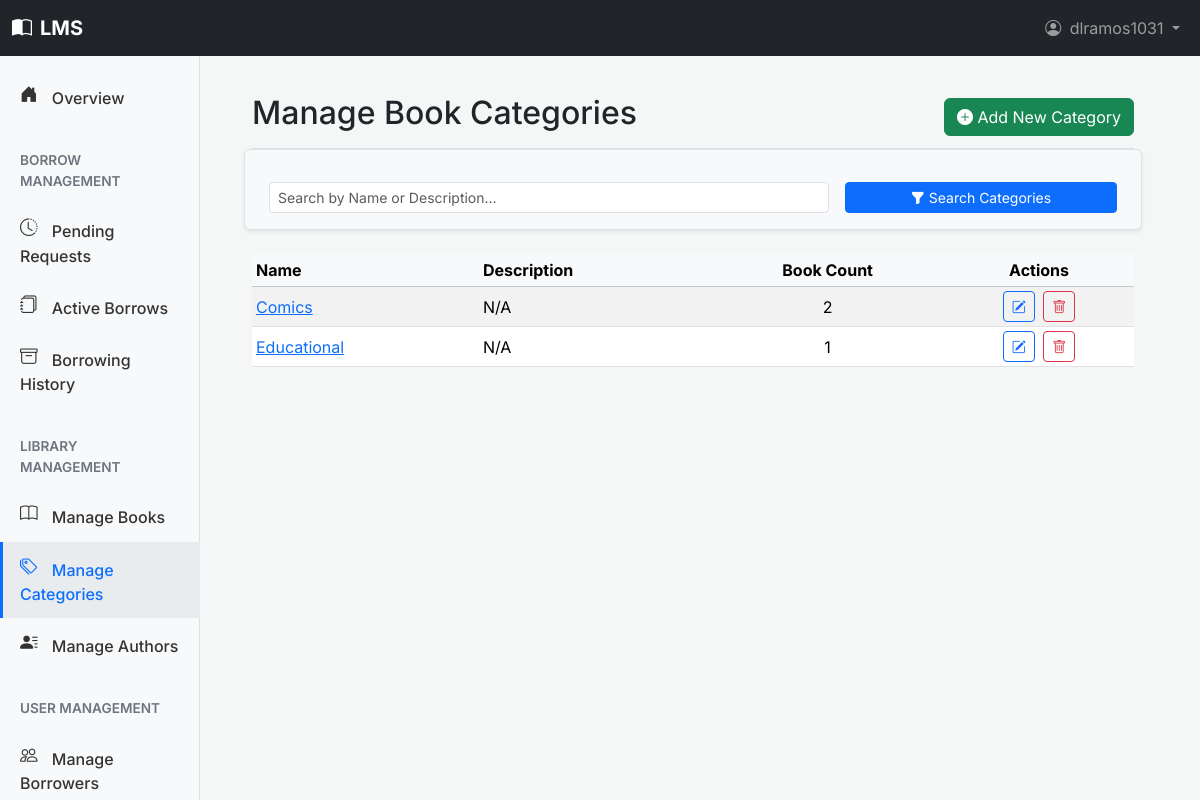
Screenshot of /dashboard/categories/ (signed in) with the database file from the repository.
### users/models.py (models this page shows, shortened)
class CustomUser(AbstractUser):
    middle_initial = models.CharField(
        _('middle initial'),
        max_length=10,
        blank=True,
        null=True,
        help_text=_("User's middle initial (optional)")
    )
    suffix = models.CharField(
        _('suffix'),
        max_length=10,
        blank=True,
        null=True,
        help_text=_("e.g., Jr., Sr., III (optional)")
    )
    ROLE_CHOICES = (
        ('BORROWER', _('Borrower')),    # For students and other general library users
        ('LIBRARIAN', _('Librarian')),  # For library staff managing books and circulation
        ('ADMIN', _('Administrator')),  # For system administrators with full access
    )
    role = models.CharField(
        _('role'),
        max_length=20,
        choices=ROLE_CHOICES,
        default='BORROWER',
        help_text=_('The primary role of this user within the library system')
    )
    borrower_id_label = models.CharField(
        _('borrower ID label'),
        max_length=50,
        default="Library ID",
        help_text=_("Label for the borrower's unique identifier (e.g., Student ID, Library Card No.)")
    )
    borrower_id_value = models.CharField(
        _('borrower ID value'),
        max_length=50,
        unique=True,
        null=True,
        blank=True,
        help_text=_("The borrower's unique library identifier value (e.g., 'S12345', 'LC00789')")
    )
    physical_address = models.TextField(
        _('physical address'),
        blank=True,
        null=True,
        help_text=_("Borrower's physical mailing address (optional)")
    )
    birth_date = models.DateField(
        _('birth date'),
        null=True,
        blank=True,
        help_text=_("Borrower's date of birth (optional)")
    )
    phone_number = models.CharField(
        _('phone number'),
        max_length=20,
        blank=True,
        null=True,
        help_text=_("Borrower's contact phone number (optional)")
    )
    profile_picture = models.ImageField(
        _("Profile Picture"),
        upload_to='profile_pics/',
        blank=True,
        null=True,
        help_text=_("Upload a profile picture (optional).")
    )
    BORROWER_TYPE_CHOICES = (
        ('STUDENT', _('Student')),                  # Full-time students
        ('FACULTY', _('Faculty')),                  # Faculty members
        ('STAFF_MEMBER', _('Staff Member')),        # University staff (non-faculty) who are borrowers
        ('ALUMNI', _('Alumni')),                    # Former students who are still borrowers
        ('COMMUNITY', _('Community Member')),       # Other verified local borrowers
        ('OTHER', _('Other Verified Borrower')),    # Other verified borrowers (e.g., local residents, non-student/faculty)
    )
    borrower_type = models.CharField(
        _('borrower type'),
        max_length=30,
        choices=BORROWER_TYPE_CHOICES,
        null=True,
        blank=True,
        help_text=_('Category of the borrower, e.g., Student, Faculty (used if role is Borrower)')
    )
    groups = models.ManyToManyField(
        'auth.Group',
        verbose_name=_('groups'),
        blank=True,
        help_text=_(
            'The groups this user belongs to. A user will get all permissions '
            'granted to each of their groups.'
        ),
        related_name="customuser_groups",
        related_query_name="customuser",
    )
    user_permissions = models.ManyToManyField(
        'auth.Permission',
        verbose_name=_('user permissions'),
        blank=True,
        help_text=_('Specific permissions for this user.'),
        related_name="customuser_permissions",
        related_query_name="customuser",
    )
    class Meta:
        verbose_name = _('User')
        verbose_name_plural = _('Users')
        ordering = ['last_name', 'first_name']

### books/models.py (models this page shows, shortened)
class Category(models.Model):
    name = models.CharField(
        max_length=100,
        unique=True,
        help_text=_("Enter a book category (e.g., Science Fiction, Programming, History)")
    )
    description = models.TextField(
        blank=True,
        null=True,
        help_text=_("A short description of the category (optional)")
    )
    class Meta:
        ordering = ['name']
        verbose_name = _('Category')
        verbose_name_plural = _('Categories')

### books/views.py (the view)
# urls.py: path('dashboard/categories/', views.StaffCategoryListView.as_view(), name='dashboard_category_list'),
class StaffCategoryListView(StaffRequiredMixin, ListView):
    model = Category
    form_class = CategoryForm
    template_name = 'books/dashboard/book_management/category_list.html'
    context_object_name = 'categories'
    paginate_by = 20
    def get_queryset(self):
        queryset = super().get_queryset()
        search_term = self.request.GET.get('search', '').strip()
        if search_term:
            queryset = queryset.filter(
                Q(name__icontains=search_term) |
                Q(description__icontains=search_term)
            ).distinct()
        return queryset.order_by('name')
    def get_context_data(self, **kwargs):
        context = super().get_context_data(**kwargs)
        context['page_title'] = _('Manage Categories')
        context['current_search'] = self.request.GET.get('search', '')
        query_params = self.request.GET.copy()
        query_params.pop('page', None)
        context['other_query_params'] = query_params.urlencode()
        return context

### books/templates/books/dashboard/book_management/category_list.html (shortened to what this page needs)
{% extends "dashboard/base.html" %}
{% load static %}
{% load bootstrap5 %}
{% block dashboard_page_title_main %}Manage Book Categories{% endblock %}
{% block dashboard_page_actions %}
    <a href="{% url 'books:dashboard_category_add' %}" class="btn btn-success">
        <i class="bi bi-plus-circle-fill"></i> Add New Category
    </a>
{% endblock %}
{% block dashboard_content_main %}
    <form method="get" class="row g-3 align-items-center mb-4 p-3 bg-light border rounded shadow-sm">
        <div class="col-md-8">
            <input type="text" name="search" class="form-control form-control-sm" placeholder="Search by Name or Description..." value="{{ current_search|default:'' }}">
        </div>
        <div class="col-md-4">
            <button class="btn btn-primary btn-sm w-100" type="submit"><i class="bi bi-funnel-fill"></i> Search Categories</button>
        </div>
    </form>
    <div class="table-responsive mt-3">
        <table class="table table-striped table-hover table-sm align-middle">
            <thead class="table-light">
                <tr>
                    <th>Name</th>
                    <th>Description</th>
                    <th class="text-center">Book Count</th>
                    <th class="text-center">Actions</th>
                </tr>
            </thead>
            <tbody>
                {% for category_item in categories %}
                <tr>
                    <td>
                        <a href="{% url 'books:dashboard_category_detail' pk=category_item.pk %}">{{ category_item.name }}</a>
                    </td>
                    <td>{{ category_item.description|truncatechars:100|default:"N/A" }}</td>
                    <td class="text-center">{{ category_item.books.count }}</td>
                    <td class="text-center">
                        <a href="{% url 'books:dashboard_category_edit' pk=category_item.pk %}" class="btn btn-sm btn-outline-primary me-1" title="Edit Category">
                            <i class="bi bi-pencil-square"></i>
                        </a>
                        <a href="{% url 'books:dashboard_category_delete_confirm' pk=category_item.pk %}" class="btn btn-sm btn-outline-danger" title="Delete Category">
                            <i class="bi bi-trash"></i>
                        </a>
                    </td>
                </tr>
                {% empty %}
                <tr>
                    <td colspan="4" class="text-center text-muted py-4">
                        No categories found. <a href="{% url 'books:dashboard_category_add' %}">Add the first one!</a>
                    </td>
                </tr>
                {% endfor %}
            </tbody>
        </table>
    </div>
{% endblock dashboard_content_main %}

### templates/base.html (shortened to what this page needs)
{% load bootstrap5 %}
{% load static %}
<!DOCTYPE html>
<html lang="en">
<head>
    <link rel="stylesheet" href="{% static 'css/inter_font.css' %}">
    <link rel="stylesheet" href="{% static 'vendor/bootstrap-icons/bootstrap-icons.css' %}">
    {% bootstrap_css %}
    <link rel="stylesheet" href="{% static 'css/auth_styles.css' %}">
</head>
<body class="{% block body_class %}{% endblock %}">
  <nav class="navbar navbar-expand-lg navbar-dark bg-dark fixed-top">
    <div class="container-fluid">
      <a class="navbar-brand fw-bold"
        href="{% if user.is_authenticated %}{% if user.role == 'LIBRARIAN' or user.role == 'ADMIN' or user.is_staff %}{% url 'books:dashboard_home' %}{% else %}{% url 'books:portal_catalog' %}{% endif %}{% else %}{% url 'users:login' %}{% endif %}">
        <i class="bi bi-book-half me-2"></i>LMS
      </a>
      <div class="collapse navbar-collapse" id="mainNavbarContent">
          {% block site_nav_items %}
              <ul class="navbar-nav ms-auto mb-2 mb-lg-0">
                  {% if user.is_authenticated %}
                      <li class="nav-item dropdown">
                          <a class="nav-link dropdown-toggle" href="#" id="userProfileDropdown" role="button" data-bs-toggle="dropdown" aria-expanded="false">
                              {% if user.profile_picture %}
                                  <img src="{{ user.profile_picture.url }}" alt="{{ user.username }}" class="rounded-circle me-1" style="width: 24px; height: 24px; object-fit: cover;">
                              {% else %}
                                  <i class="bi bi-person-circle me-1"></i>
                              {% endif %}
                              {{ user.first_name|default:user.username }}
                          </a>
                      </li>
                  {% endif %}
              </ul>
          {% endblock site_nav_items %}
      </div>
    </div>
  </nav>
  <main class="{% block main_container_class %}container{% endblock %}">
      {% block content_body %}{% endblock content_body %}
  </main>
</body>
</html>

### templates/base.html (style rules this page uses)
body { font-family: 'Inter', sans-serif; padding-top: 70px; }

### templates/dashboard/base.html (style rules this page uses)
body { background-color: #f4f7f6; }

### rows the page displays
CustomUser: first_name "dlramos1031"
Category: name "Comics", description "N/A", books.count "2"
Category: name "Educational", description "N/A", books.count "1"
